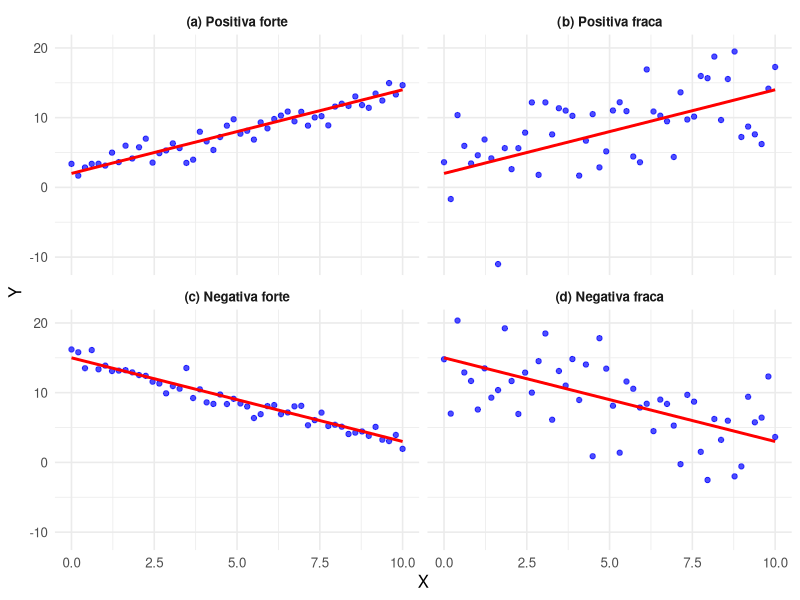
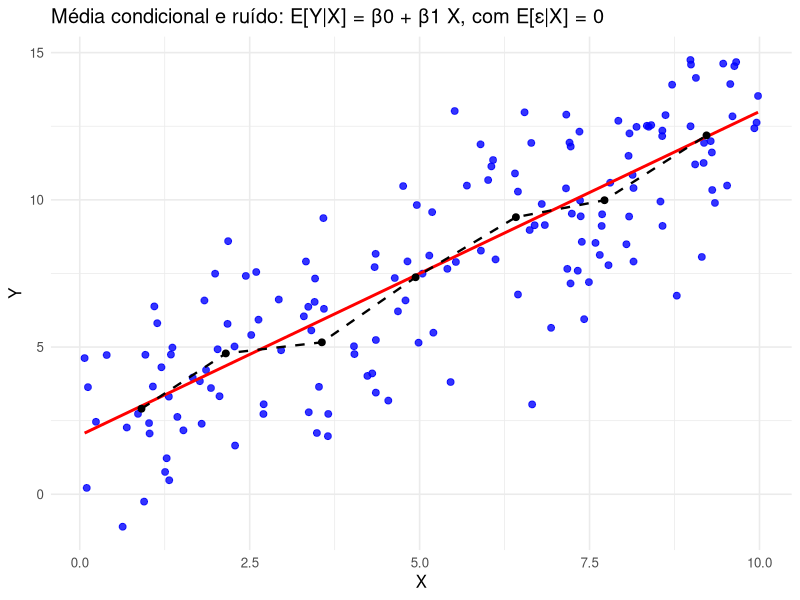

Write R code to recreate these figures, in order.
## ---- chunk 1
#| echo: false
#| message: false
#| warning: false
#| fig-cap: "Quatro cenários de associação linear: (a) positiva forte, (b) positiva fraca, (c) negativa forte, (d) negativa fraca."
#| fig-width: 8
#| fig-height: 6
#| fig-format: png
#| dpi: 120

suppressPackageStartupMessages({
  library(ggplot2)
  library(dplyr)
})

set.seed(42)
n <- 50
x <- seq(0, 10, length.out = n)

dados <- bind_rows(
  tibble(
    x = x,
    y = 2 + 1.2*x + rnorm(n, 0, 1),
    reta = 2 + 1.2*x,
    cenario = "(a) Positiva forte"
  ),
  tibble(
    x = x,
    y = 2 + 1.2*x + rnorm(n, 0, 5),
    reta = 2 + 1.2*x,
    cenario = "(b) Positiva fraca"
  ),
  tibble(
    x = x,
    y = 15 - 1.2*x + rnorm(n, 0, 1),
    reta = 15 - 1.2*x,
    cenario = "(c) Negativa forte"
  ),
  tibble(
    x = x,
    y = 15 - 1.2*x + rnorm(n, 0, 5),
    reta = 15 - 1.2*x,
    cenario = "(d) Negativa fraca"
  )
)

ggplot(dados, aes(x = x, y = y)) +
  geom_point(color = "blue", alpha = 0.7) +
  geom_line(aes(y = reta), color = "red", linewidth = 1) +
  facet_wrap(~ cenario, ncol = 2) +
  labs(x = "X", y = "Y") +
  theme_minimal(base_size = 12) +
  theme(
    strip.text = element_text(face = "bold")
  )
## ---- chunk 2
#| echo: false
#| message: false
#| warning: false
#| fig-cap: "MRLS como média condicional: pontos observados (X,Y), reta verdadeira (média condicional) e médias locais de Y por faixas de X."
#| fig-width: 7
#| fig-height: 5
#| fig-format: png
#| dpi: 120

suppressPackageStartupMessages({
  library(ggplot2)
  library(dplyr)
})

set.seed(2025)

# Parâmetros do 'mundo verdadeiro'
n <- 160
beta0 <- 2.0
beta1 <- 1.1
sigma <- 2.2

# Geração dos dados
x <- runif(n, 0, 10)
y <- beta0 + beta1*x + rnorm(n, 0, sigma)

dados <- tibble(x = x, y = y)

# Faixas de X para médias locais
k <- 7
edges <- seq(min(x), max(x), length.out = k + 1)

dados_bins <- dados %>%
  mutate(bin = cut(x, breaks = edges, include.lowest = TRUE, right = FALSE)) %>%
  group_by(bin) %>%
  summarise(
    x_bin = mean(x),
    y_mean = mean(y),
    .groups = "drop"
  )

# Reta verdadeira (média condicional) para desenho da linha
reta <- tibble(
  xx = seq(min(x), max(x), length.out = 200),
  yy = beta0 + beta1*xx
)

ggplot(dados, aes(x = x, y = y)) +
  geom_point(color = "blue", alpha = 0.8, size = 2) +
  geom_line(data = reta, aes(x = xx, y = yy), color = "red", linewidth = 1) +
  geom_line(data = dados_bins, aes(x = x_bin, y = y_mean), linetype = "dashed", linewidth = 0.8) +
  geom_point(data = dados_bins, aes(x = x_bin, y = y_mean), color = "black", size = 2) +
  labs(
    x = "X",
    y = "Y",
    title = "Média condicional e ruído: E[Y|X] = β0 + β1 X, com E[ε|X] = 0"
  ) +
  theme_minimal(base_size = 12)
